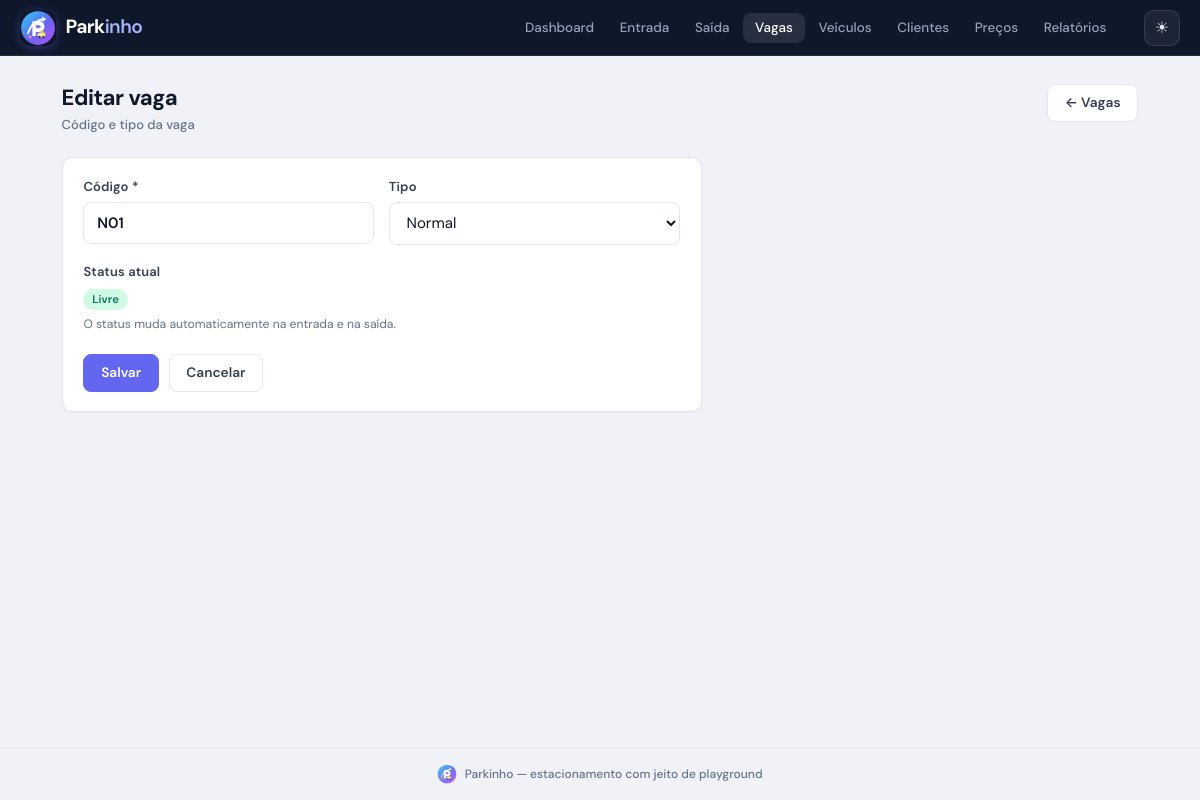
/vagas/editar/1, run on the app's committed database.
### tables this page shows
CREATE TABLE vagas (
            id INTEGER PRIMARY KEY AUTOINCREMENT,
            codigo TEXT NOT NULL UNIQUE,
            tipo TEXT NOT NULL DEFAULT 'normal',  -- normal, preferencial, pcd, eletrica
            status TEXT NOT NULL DEFAULT 'livre'  -- livre, ocupada
        );

### app.py (the view, shortened to what this page needs)
@app.route("/vagas/editar/<int:id>", methods=["GET", "POST"])
def editar_vaga(id):
    conn = get_db()
    vaga = conn.execute("SELECT * FROM vagas WHERE id = ?", (id,)).fetchone()
    if not vaga:
        flash("Vaga não encontrada.", "erro")
        conn.close()
        return redirect(url_for("listar_vagas"))
    conn.close()
    return render_template("form_vaga.html", vaga=vaga)

### app.py (called while the page is built)
def get_db():
    conn = sqlite3.connect(DATABASE)
    conn.row_factory = sqlite3.Row
    conn.execute("PRAGMA foreign_keys = ON")
    return conn

### templates/form_vaga.html (shortened to what this page needs)
{% extends "base.html" %}
{% block content %}
<div class="page-head">
    <div>
        <h1>{{ 'Editar' if vaga else 'Nova' }} vaga</h1>
        <p class="page-subtitle">Código e tipo da vaga</p>
    </div>
    <a href="{{ url_for('listar_vagas') }}" class="btn">← Vagas</a>
</div>
<div class="panel panel-form">
<form method="post" class="form form-wide">
    <div class="form-row">
        <div class="form-group">
            <label for="codigo">Código *</label>
            <input type="text" id="codigo" name="codigo" required maxlength="10" autofocus
                   placeholder="Ex: N21, P06"
                   value="{{ vaga.codigo if vaga else '' }}"
                   style="text-transform: uppercase; font-weight: 600;">
        </div>
        <div class="form-group">
            <label for="tipo">Tipo</label>
            <select id="tipo" name="tipo">
                {% set tipos = [('normal', 'Normal'), ('preferencial', 'Preferencial'), ('pcd', 'PCD'), ('eletrica', 'Elétrica')] %}
                {% for val, label in tipos %}
                <option value="{{ val }}" {% if vaga and vaga.tipo == val %}selected{% endif %}>{{ label }}</option>
                {% endfor %}
            </select>
        </div>
    </div>
    {% if vaga %}
    <div class="form-group">
        <label>Status atual</label>
        <p>
            <span class="badge {% if vaga.status == 'livre' %}badge-pcd{% else %}badge-preferencial{% endif %}">{{ vaga.status }}</span>
            <small class="hint">O status muda automaticamente na entrada e na saída.</small>
        </p>
    </div>
    {% endif %}
    <div class="form-actions">
        <button type="submit" class="btn btn-primary">Salvar</button>
        <a href="{{ url_for('listar_vagas') }}" class="btn">Cancelar</a>
    </div>
</form>
</div>
{% endblock %}

### static/css/style.css (style rules this page uses)
:root { --bg: #f0f2f8; --surface: #ffffff; --text: #0f172a; --text-secondary: #334155; --muted: #64748b; --border: #e2e6f0; --border-light: #f1f3f9; --primary: #6366f1; --primary-hover: #4f46e5; --primary-soft: #eef2ff; --primary-dark: #312e81; --sky: #38bdf8; --violet: #a855f7; --accent-warm: #fbbf24; --accent-soft: #fdf4ff; --danger: #ef4444; --danger-hover: #dc2626; --danger-soft: #fef2f2; --success: #10b981; --success-hover: #059669; --success-soft: #ecfdf5; --warning: #f59e0b; --warning-soft: #fffbeb; --radius: 10px; --radius-sm: 8px; --radius-xs: 6px; --shadow: 0 1px 2px rgba(15, 23, 42, 0.04); --shadow-md: 0 2px 8px rgba(15, 23, 42, 0.06); --shadow-lg: 0 4px 16px rgba(15, 23, 42, 0.08); --font: "DM Sans", system-ui, -apple-system, BlinkMacSystemFont, sans-serif; --mono: ui-monospace, "SF Mono", "Cascadia Code", monospace; }
*, *::before, *::after { box-sizing: border-box; margin: 0; padding: 0; }
html { -webkit-font-smoothing: antialiased; -moz-osx-font-smoothing: grayscale; }
body { font-family: var(--font); background: var(--bg); background-image: radial-gradient(ellipse 80% 50% at 50% -20%, rgba(99, 102, 241, 0.06), transparent 60%); color: var(--text); line-height: 1.5; min-height: 100vh; display: flex; flex-direction: column; font-size: 15px; }
h1 { font-size: 1.375rem; font-weight: 700; letter-spacing: -0.02em; color: var(--text); }
.page-subtitle { font-size: 0.875rem; color: var(--muted); margin-top: 0.2rem; font-weight: 500; }
.panel { background: var(--surface); border-radius: var(--radius); border: 1px solid var(--border); box-shadow: var(--shadow); padding: 1.2rem 1.3rem; }
.hint { display: block; color: var(--muted); font-size: 0.78rem; margin-top: 0.3rem; }
.badge { display: inline-block; padding: 0.18rem 0.55rem; border-radius: 999px; font-size: 0.7rem; font-weight: 600; background: #f1f5f9; color: #475569; text-transform: capitalize; letter-spacing: 0.01em; line-height: 1.4; }
.badge-pcd { background: #d1fae5; color: #047857; }
.btn { display: inline-flex; align-items: center; justify-content: center; gap: 0.35rem; padding: 0.5rem 1.05rem; border-radius: var(--radius-sm); border: 1px solid var(--border); background: var(--surface); color: var(--text-secondary); text-decoration: none; font-size: 0.855rem; font-weight: 550; font-family: inherit; cursor: pointer; transition: all 0.15s ease; line-height: 1.3; white-space: nowrap; }
.btn-primary { background: var(--primary); color: #fff; border-color: var(--primary); box-shadow: none; }
.form { background: var(--surface); padding: 1.5rem; border-radius: var(--radius); border: 1px solid var(--border); max-width: 520px; box-shadow: var(--shadow); }
.form-group { margin-bottom: 1.05rem; }
.form-group label { display: block; font-weight: 600; font-size: 0.78rem; margin-bottom: 0.35rem; color: var(--text-secondary); letter-spacing: 0.01em; }
.form-group input, .form-group select { width: 100%; padding: 0.6rem 0.8rem; border: 1px solid var(--border); border-radius: var(--radius-sm); font-size: 0.9rem; font-family: inherit; background: #fff; color: var(--text); transition: border-color 0.15s, box-shadow 0.15s; }
.form-group input::placeholder { color: #94a3b8; }
.form-group small { display: block; margin-top: 0.3rem; color: var(--muted); font-size: 0.76rem; }
.form-row { display: grid; grid-template-columns: 1fr 1fr; gap: 0.9rem; }
.form-actions { display: flex; gap: 0.6rem; margin-top: 1.25rem; flex-wrap: wrap; }
.page-head { display: flex; justify-content: space-between; align-items: flex-start; margin-bottom: 1.35rem; flex-wrap: wrap; gap: 0.85rem; }
.page-head h1 { margin: 0; }
.panel-form { max-width: 640px; }
.form-wide { max-width: none; box-shadow: none; border: none; padding: 0; background: transparent; }
.page-subtitle { font-size: 0.8125rem; color: var(--muted); margin-top: 0.2rem; font-weight: 500; }
.page-head { margin-bottom: 1.25rem; padding-bottom: 0.15rem; }
.page-head h1 { line-height: 1.25; }
.form-group label { font-size: 0.8125rem; font-weight: 600; color: var(--text-secondary); margin-bottom: 0.35rem; }
.form-group input, .form-group select, .search-bar input { min-height: 42px; font-size: 0.9375rem; border-radius: var(--radius-sm); }
.btn { min-height: 38px; font-weight: 600; }
.panel { box-shadow: var(--shadow); }

### data on the page
vagas: codigo "N01", tipo "Normal", status "Livre"

### other printed values
{{ 'Editar' if vaga else 'Nova' }} "Editar"
